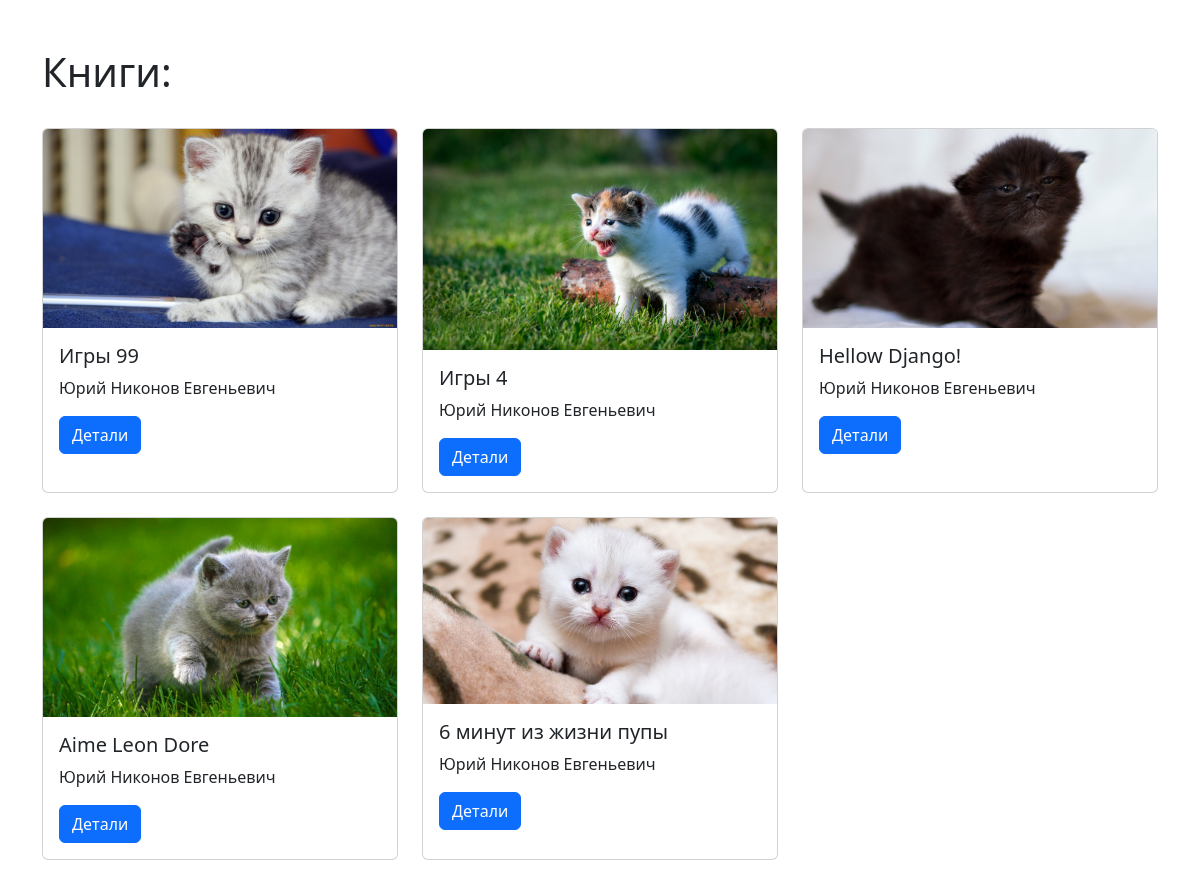
Screenshot of /books_list/ with the database file from the repository.
### book_shelf/models.py (models this page shows, shortened)
class Book(models.Model):
    title = models.CharField(verbose_name="Название", max_length=255)
    cover = models.ImageField(upload_to='books/', blank=True)
    public_date = models.DateField(verbose_name='Дата публикации')
    description = models.TextField(verbose_name='Описание', blank=True)
    author = models.ForeignKey(
        'Author',
        verbose_name='Автор',
        blank=True,
        null=True,
        related_name='books',
        on_delete=models.SET_NULL,
    )
    class Meta:
        verbose_name = 'Книга'
        verbose_name_plural = 'Книги'
        ordering = ['-title']

class Author(models.Model):
    first_name = models.CharField('Имя', max_length=255)
    surname = models.CharField('Фамилия', max_length=255)
    patronymic = models.CharField('Отчество', max_length=255)
    birth_date = models.DateField('Дата рождения')
    class Meta:
        verbose_name = 'Автор'
        verbose_name_plural = 'Авторы'
        ordering = ['first_name']
    def __str__(self):
        return f'{self.first_name} {self.surname} {self.patronymic}'

### book_shelf/views.py (the view)
# urls.py: path('books_list/', views.BooksList.as_view(), name='books_list'),
class BooksList(ListView):
    template_name = 'book_shelf/books_list.html'
    model = Book
    context_object_name = 'books'

### templates/book_shelf/books_list.html (shortened to what this page needs)
{% extends '../base.html' %}
{% block content %}
    <h1>Книги:</h1>
        <div class="row">
            {% for book in books %}
            <div class="col-md-4 mt-4">
                <div class="card h-100">
                    <div class="card-img-container">
                        <img src="{{ book.cover.url }}" class="card-img-top img-fluid" alt="Book Cover">
                    </div>
                    <div class="card-body">
                        <h5 class="card-title">{{ book.title }}</h5>
                        <p class="card-text">{{ book.author }}</p>
                        <a href="{% url 'book_detail' book.pk %}" class="btn btn-primary">Детали</a>
                    </div>
                </div>
            </div>
            {% endfor %}
        </div>
{% endblock %}

### templates/base.html (shortened to what this page needs)
<!DOCTYPE html>
<html lang="en">
<head>
    {% load bootstrap5 %}
    {% bootstrap_css %}
</head>
<body>
   <div class="container mt-5 mb-5">
       {% block content %}
       {% endblock %}
   </div>
</body>
</html>

### rows the page displays
Book: cover (picture), title "Игры 99", author "Юрий Никонов Евгеньевич"
Book: cover (picture), title "Игры 4", author "Юрий Никонов Евгеньевич"
Book: cover (picture), title "Hellow Django!", author "Юрий Никонов Евгеньевич"
Book: cover (picture), title "Aime Leon Dore", author "Юрий Никонов Евгеньевич"
Book: cover (picture), title "6 минут из жизни пупы", author "Юрий Никонов Евгеньевич"
